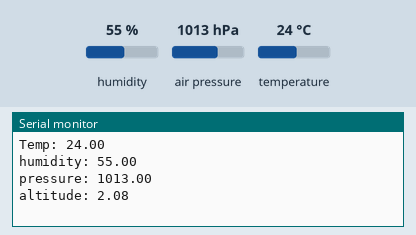
Simulated run of this sketch. Board: ESP8266 (NodeMCU). Shown: the last lines printed to the serial monitor. The inputs (shaded band) are chosen by the test bench; at power-on: humidity 55 %, air pressure 1013 hPa, temperature 24 °C.

Above: at 1.3 s.
1.4 s: humidity set to 22 %
At 2.7 s:
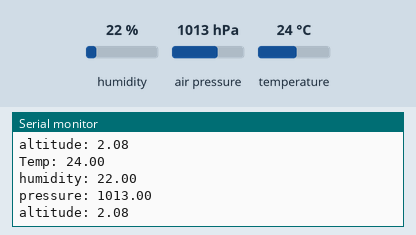
2.9 s: air pressure set to 952 hPa
At 4.3 s:
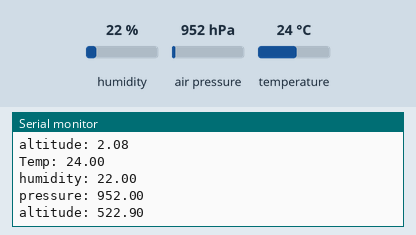

The sketch:

Barometer_test.ino
```cpp
#include <ESP8266WebServer.h>
#include <Wire.h>
#include <Adafruit_Sensor.h>
#include <Adafruit_BME280.h>

#define SEALEVELPRESSURE_HPA (1013.25)

Adafruit_BME280 bme;

float temperature, humidity, pressure, altitude;


ESP8266WebServer server(80);

void setup() {
  Serial.begin(115200);
  delay(100);

  bme.begin(0x76);

}
void loop() {
  handle_OnConnect();
  delay(2000);
}

void handle_OnConnect() {
  temperature = bme.readTemperature();
  humidity = bme.readHumidity();
  pressure = bme.readPressure() / 100.0F;
  altitude = bme.readAltitude(SEALEVELPRESSURE_HPA);

  Serial.print("Temp: ");
  Serial.println(temperature);

  Serial.print("humidity: ");
  Serial.println(humidity);

  Serial.print("pressure: ");
  Serial.println(pressure);

  Serial.print("altitude: ");
  Serial.println(altitude);

}
```

Measured:
- after the input at 1.4 s, the serial monitor: prints a new line after 0.71 s (image 1)
- after the input at 2.9 s, the serial monitor: prints a new line after 1.2 s (image 2)
